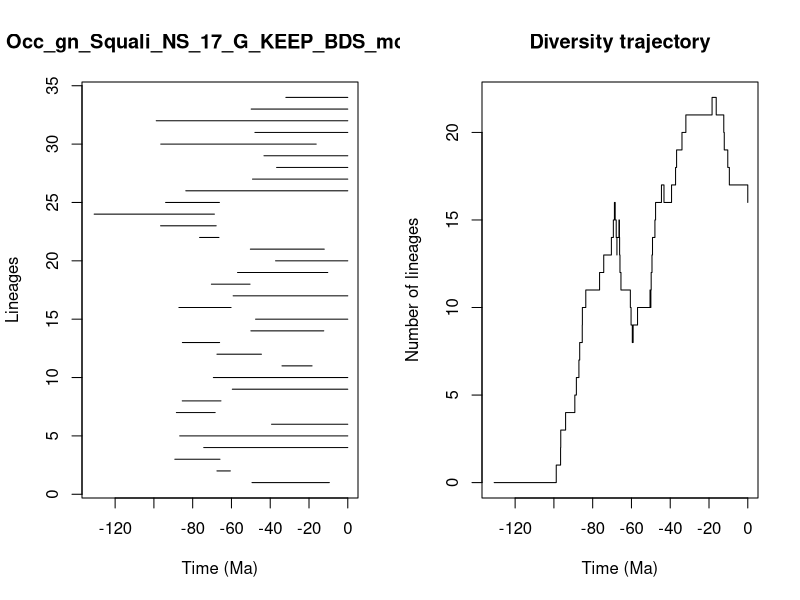

Write the R code that produced this figure.


pdf(file='../Results/Genus_NS/5_MA_bins_EXT_EP/pyrate_mcmc_logs/Occ_gn_Squali_NS_17_G_KEEP_BDS_mcmc_LTT.pdf',width=0.6*20, height=0.6*10)
title = "Occ_gn_Squali_NS_17_G_KEEP_BDS_mcmc"
ts=c(49.406001956771455, 67.49222346920003,89.20656075847522,74.29978393944748,86.69411324943111,39.32074160093322,88.41208420652896,85.37853449224923,59.56143742808164,69.33847229946959,33.939425863175856,67.48588044248083,85.31448242232449,49.98484031874059,47.55818114395682,87.09940559915688,59.13148846078844,70.35211338857795,56.8629276053367,37.24932286218376,50.247980783578534,76.44241028005383,96.55580310477009,130.81550009696033,93.968517019594,83.55405248636364,49.1413672085583,36.7170535052118,43.225337740072575,96.46694778534528,47.89858138195691,98.79162198625399,49.827103760150806,31.93442431522893)
te=c(9.507998516753776, 60.571056232306894,65.924042241393,0.0,0.0,0.0,68.3943842123416,65.4156647946748,0.0,0.0,18.417481180478905,44.52652533779859,66.109956478526,12.381420822412997,0.0,60.200593669072475,0.0,50.41501056803432,10.320338264496742,0.0,12.127721569742821,66.44407443636044,67.85934317013614,68.78678902427035,66.20304824676832,0.0,0.0,0.0,0.0,16.283140059725042,0.0,0.0,0.0,0.0)
div_traj=c(0, 1,2,3,4,5,6,7,8,9,10,11,12,13,14,15,16,15,14,13,14,15,14,13,12,11,10,9,8,9,10,11,10,11,12,13,14,15,16,17,16,17,18,19,20,21,22,21,20,19,18,17,16)
time_events=c(130.81550009696033, 98.79162198625399,96.55580310477009,96.46694778534528,93.968517019594,89.20656075847522,88.41208420652896,87.09940559915688,86.69411324943111,85.37853449224923,85.31448242232449,83.55405248636364,76.44241028005383,74.29978393944748,70.35211338857795,69.33847229946959,68.78678902427035,68.3943842123416,67.85934317013614,67.49222346920003,67.48588044248083,66.44407443636044,66.20304824676832,66.109956478526,65.924042241393,65.4156647946748,60.571056232306894,60.200593669072475,59.56143742808164,59.13148846078844,56.8629276053367,50.41501056803432,50.247980783578534,49.98484031874059,49.827103760150806,49.406001956771455,49.1413672085583,47.89858138195691,47.55818114395682,44.52652533779859,43.225337740072575,39.32074160093322,37.24932286218376,36.7170535052118,33.939425863175856,31.93442431522893,18.417481180478905,16.283140059725042,12.381420822412997,12.127721569742821,10.320338264496742,9.507998516753776,0.0)
                par(mfrow=c(1,2))
                L = length(ts)
                plot(ts, 1:L , xlim=c(-max(ts)-1,0), pch=20, type="n", main=title,xlab="Time (Ma)",ylab="Lineages")
                for (i in 1:L){segments(x0=-te[i],y0=i,x1=-ts[i],y1=i)}    
                t = -time_events
                plot(div_traj ~ t,type="s", main = "Diversity trajectory",xlab="Time (Ma)",ylab="Number of lineages",xlim=c(-max(ts)-1,0))
                abline(v=c(65,200,251,367,445),lty=2,col="gray")
                
